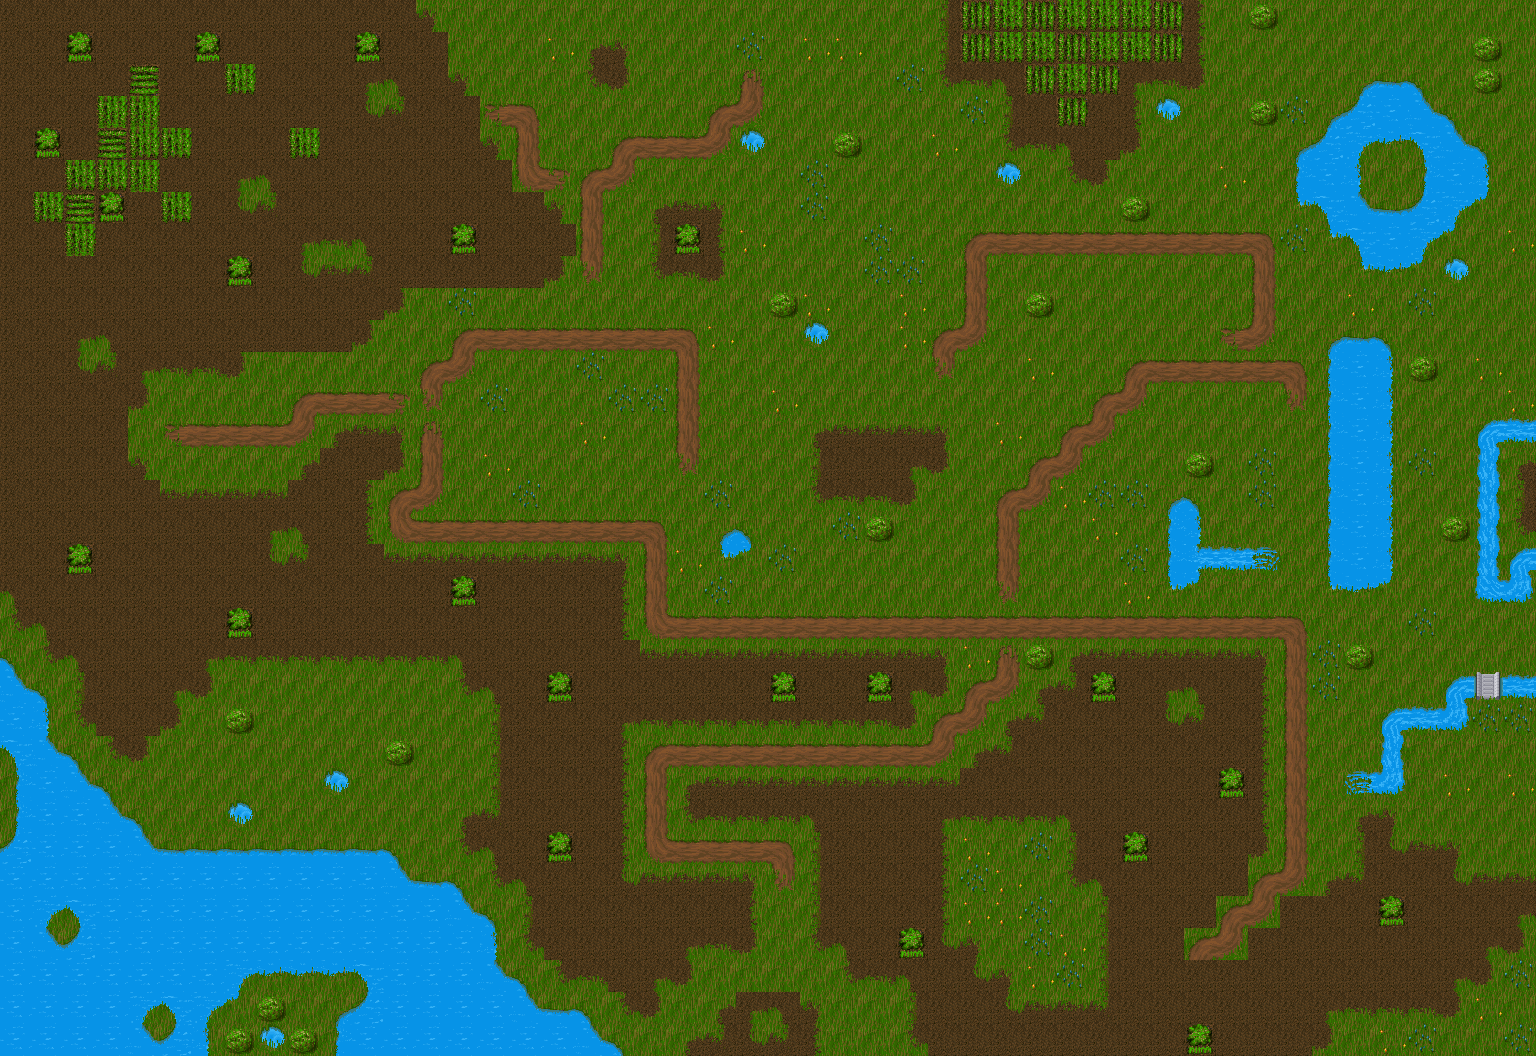

Rendered tile map (Tiled .tmx) drawn with the repository's tilesets; below, a short description and the map source with its tile grids summarised:
An orthogonal 48x33 tile map with 32x32 px tiles, 4 tile layers (gr, on_gr, over_gr, air).

<map version="1.0" orientation="orthogonal" renderorder="left-up" width="48" height="33" tilewidth="32" tileheight="32" backgroundcolor="#00ff00" nextobjectid="71">
 <tileset firstgid="1" name="tiles_lvl_forest" tilewidth="32" tileheight="32" tilecount="100" columns="10">
  <image source="tiles_lvl_forest.png" trans="ff00ff" width="320" height="320" />
  <tile id="0">
   <properties>
    <property name="is_pass" type="bool" value="true" />
    <property name="layout" value="0" />
   </properties>
  </tile>
  <tile id="1">
   <properties>
    <property name="is_pass" type="bool" value="true" />
    <property name="layout" value="0" />
   </properties>
  </tile>
  <tile id="2">
   <properties>
    <property name="is_pass" type="bool" value="true" />
    <property name="layout" value="0" />
   </properties>
  </tile>
  <tile id="3">
   <properties>
    <property name="is_pass" type="bool" value="true" />
    <property name="layout" value="0" />
   </properties>
  </tile>
  <tile id="4">
   <properties>
    <property name="is_pass" type="bool" value="true" />
    <property name="layout" value="0" />
   </properties>
  </tile>
  <tile id="5">
   <properties>
    <property name="is_pass" type="bool" value="true" />
    <property name="layout" value="0" />
   </properties>
  </tile>
  <tile id="6">
   <properties>
    <property name="is_pass" type="bool" value="true" />
    <property name="layout" value="0" />
   </properties>
  </tile>
  <tile id="7">
   <properties>
    <property name="is_pass" type="bool" value="true" />
    <property name="layout" value="0" />
   </properties>
  </tile>
  <tile id="8">
   <properties>
    <property name="is_pass" type="bool" value="true" />
    <property name="layout" value="0" />
   </properties>
  </tile>
  <tile id="9">
   <properties>
    <property name="is_pass" type="bool" value="true" />
    <property name="layout" value="0" />
   </properties>
  </tile>
  <tile id="10">
   <properties>
    <property name="is_pass" type="bool" value="true" />
    <property name="layout" value="0" />
   </properties>
  </tile>
  <tile id="11">
   <properties>
    <property name="is_pass" type="bool" value="true" />
    <property name="layout" value="0" />
   </properties>
  </tile>
  <tile id="12">
   <properties>
    <property name="is_pass" type="bool" value="true" />
    <property name="layout" value="0" />
   </properties>
  </tile>
  <tile id="13">
   <properties>
    <property name="is_pass" type="bool" value="true" />
    <property name="layout" value="0" />
   </properties>
  </tile>
  <tile id="14">
   <properties>
    <property name="is_pass" type="bool" value="true" />
    <property name="layout" value="0" />
   </properties>
  </tile>
  <tile id="15">
   <properties>
    <property name="is_pass" type="bool" value="true" />
    <property name="layout" value="0" />
   </properties>
  </tile>
  <tile id="16">
   <properties>
    <property name="is_pass" type="bool" value="true" />
    <property name="layout" value="0" />
   </properties>
  </tile>
  <tile id="17">
   <properties>
    <property name="is_pass" type="bool" value="false" />
    <property name="layout" value="0" />
   </properties>
  </tile>
  <tile id="18">
   <properties>
    <property name="is_pass" type="bool" value="false" />
    <property name="layout" value="0" />
   </properties>
  </tile>
  <tile id="19">
   <properties>
    <property name="is_pass" type="bool" value="true" />
    <property name="layout" value="0" />
   </properties>
  </tile>
  <tile id="20">
   <properties>
    <property name="is_pass" type="bool" value="true" />
    <property name="layout" value="0" />
   </properties>
  </tile>
  <tile id="21">
   <properties>
    <property name="is_pass" type="bool" value="true" />
    <property name="layout" value="0" />
   </properties>
  </tile>
  <tile id="22">
   <properties>
    <property name="is_pass" type="bool" value="true" />
    <property name="layout" value="0" />
   </properties>
  </tile>
  <tile id="23">
   <properties>
    <property name="is_pass" type="bool" value="true" />
    <property name="layout" value="0" />
   </properties>
  </tile>
  <tile id="24">
   <properties>
    <property name="is_pass" type="bool" value="true" />
    <property name="layout" value="0" />
   </properties>
  </tile>
  <tile id="25">
   <properties>
    <property name="is_pass" type="bool" value="true" />
    <property name="layout" value="0" />
   </properties>
  </tile>
  <tile id="26">
   <properties>
    <property name="is_pass" type="bool" value="true" />
    <property name="layout" value="0" />
   </properties>
  </tile>
  <tile id="27">
   <properties>
    <property name="is_pass" type="bool" value="true" />
    <property name="layout" value="0" />
   </properties>
  </tile>
  <tile id="28">
   <properties>
    <property name="is_pass" type="bool" value="true" />
    <property name="layout" value="0" />
   </properties>
  </tile>
  <tile id="29">
   <properties>
    <property name="is_pass" type="bool" value="true" />
    <property name="layout" value="0" />
   </properties>
  </tile>
  <tile id="30">
   <properties>
    <property name="is_pass" type="bool" value="true" />
    <property name="layout" value="0" />
   </properties>
  </tile>
  <tile id="31">
   <properties>
    <property name="is_pass" type="bool" value="true" />
    <property name="layout" value="0" />
   </properties>
  </tile>
  <tile id="32">
   <properties>
    <property name="is_pass" type="bool" value="false" />
    <property name="layout" value="0" />
   </properties>
  </tile>
  <tile id="33">
   <properties>
    <property name="is_pass" type="bool" value="false" />
    <property name="layout" value="0" />
   </properties>
  </tile>
  <tile id="34">
   <properties>
    <property name="is_pass" type="bool" value="true" />
    <property name="layout" value="0" />
   </properties>
  </tile>
  <tile id="35">
   <properties>
    <property name="is_pass" type="bool" value="true" />
    <property name="layout" value="0" />
   </properties>
  </tile>
  <tile id="36">
   <properties>
    <property name="is_pass" type="bool" value="true" />
    <property name="layout" value="0" />
   </properties>
  </tile>
  <tile id="37">
   <properties>
    <property name="is_pass" type="bool" value="true" />
    <property name="layout" value="0" />
   </properties>
  </tile>
  <tile id="38">
   <properties>
    <property name="is_pass" type="bool" value="false" />
    <property name="layout" value="0" />
   </properties>
  </tile>
  <tile id="39">
   <properties>
    <property name="is_pass" type="bool" value="false" />
    <property name="layout" value="0" />
   </properties>
  </tile>
  <tile id="40">
   <properties>
    <property name="is_pass" type="bool" value="true" />
    <property name="layout" value="0" />
   </properties>
  </tile>
  <tile id="41">
   <properties>
    <property name="is_pass" type="bool" value="true" />
    <property name="layout" value="0" />
   </properties>
  </tile>
  <tile id="42">
   <properties>
    <property name="is_pass" type="bool" value="false" />
    <property name="layout" value="0" />
   </properties>
  </tile>
  <tile id="43">
   <properties>
    <property name="is_pass" type="bool" value="false" />
    <property name="layout" value="0" />
   </properties>
  </tile>
  <tile id="44">
   <properties>
    <property name="is_pass" type="bool" value="false" />
    <property name="layout" value="0" />
   </properties>
  </tile>
  <tile id="45">
   <properties>
    <property name="is_pass" type="bool" value="false" />
    <property name="layout" value="0" />
   </properties>
  </tile>
  <tile id="46">
   <properties>
    <property name="is_pass" type="bool" value="false" />
    <property name="layout" value="0" />
   </properties>
  </tile>
  <tile id="47">
   <properties>
    <property name="is_pass" type="bool" value="false" />
    <property name="layout" value="0" />
   </properties>
  </tile>
  <tile id="48">
   <properties>
    <property name="is_pass" type="bool" value="false" />
    <property name="layout" value="0" />
   </properties>
  </tile>
  <tile id="49">
   <properties>
    <property name="is_pass" type="bool" value="false" />
    <property name="layout" value="0" />
   </properties>
  </tile>
  <tile id="50">
   <properties>
    <property name="is_pass" type="bool" value="false" />
    <property name="layout" value="0" />
   </properties>
  </tile>
  <tile id="51">
   <properties>
    <property name="is_pass" type="bool" value="false" />
    <property name="layout" value="0" />
   </properties>
  </tile>
  <tile id="52">
   <properties>
    <property name="is_pass" type="bool" value="false" />
    <property name="layout" value="0" />
   </properties>
  </tile>
  <tile id="53">
   <properties>
    <property name="is_pass" type="bool" value="false" />
    <property name="layout" value="0" />
   </properties>
  </tile>
  <tile id="54">
   <properties>
    <property name="is_pass" type="bool" value="true" />
    <property name="layout" value="0" />
   </properties>
  </tile>
  <tile id="55">
   <properties>
    <property name="is_pass" type="bool" value="false" />
    <property name="layout" value="0" />
   </properties>
  </tile>
  <tile id="56">
   <properties>
    <property name="is_pass" type="bool" value="true" />
    <property name="layout" value="0" />
   </properties>
  </tile>
  <tile id="57">
   <properties>
    <property name="is_pass" type="bool" value="false" />
    <property name="layout" value="0" />
   </properties>
  </tile>
  <tile id="58">
   <properties>
    <property name="is_pass" type="bool" value="false" />
    <property name="layout" value="0" />
   </properties>
  </tile>
  <tile id="59">
   <properties>
    <property name="is_pass" type="bool" value="false" />
    <property name="layout" value="0" />
   </properties>
  </tile>
  <tile id="60">
   <properties>
    <property name="is_pass" type="bool" value="false" />
    <property name="layout" value="0" />
   </properties>
  </tile>
  <tile id="61">
   <properties>
    <property name="is_pass" type="bool" value="false" />
    <property name="layout" value="0" />
   </properties>
  </tile>
  <tile id="62">
   <properties>
    <property name="is_pass" type="bool" value="false" />
    <property name="layout" value="0" />
   </properties>
  </tile>
  <tile id="63">
   <properties>
    <property name="is_pass" type="bool" value="false" />
    <property name="layout" value="0" />
   </properties>
  </tile>
 </tileset>
 <layer name="gr" width="48" height="33">
  <data>[1584 cells, 1584 non-empty, 55 distinct tile ids]</data>
 </layer>
 <layer name="on_gr" width="48" height="33">
  <data>[1584 cells, 0 non-empty, 0 distinct tile ids]</data>
 </layer>
 <layer name="over_gr" width="48" height="33">
  <data>[1584 cells, 0 non-empty, 0 distinct tile ids]</data>
 </layer>
 <layer name="air" width="48" height="33">
  <data>[1584 cells, 0 non-empty, 0 distinct tile ids]</data>
 </layer>
</map>
